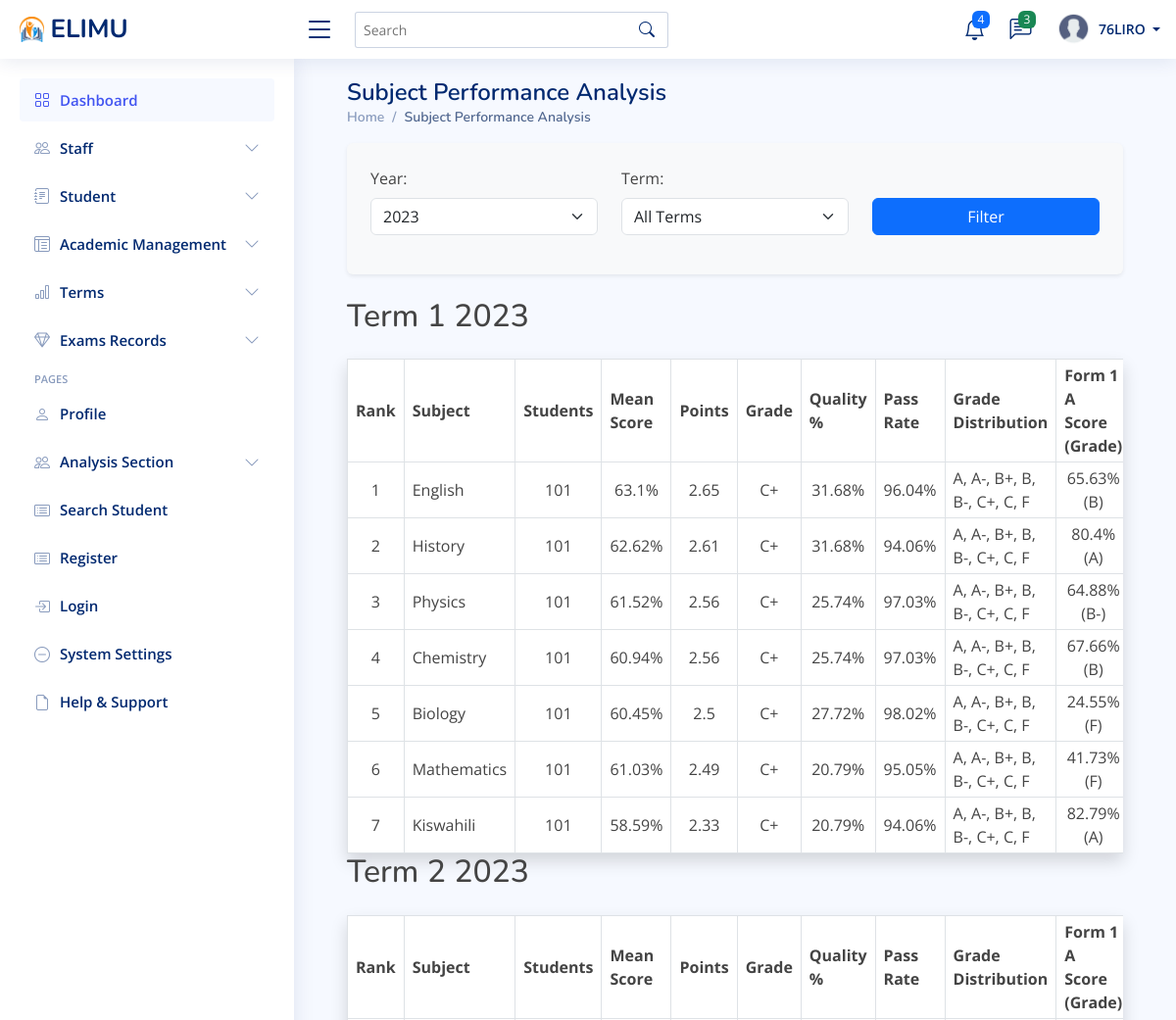
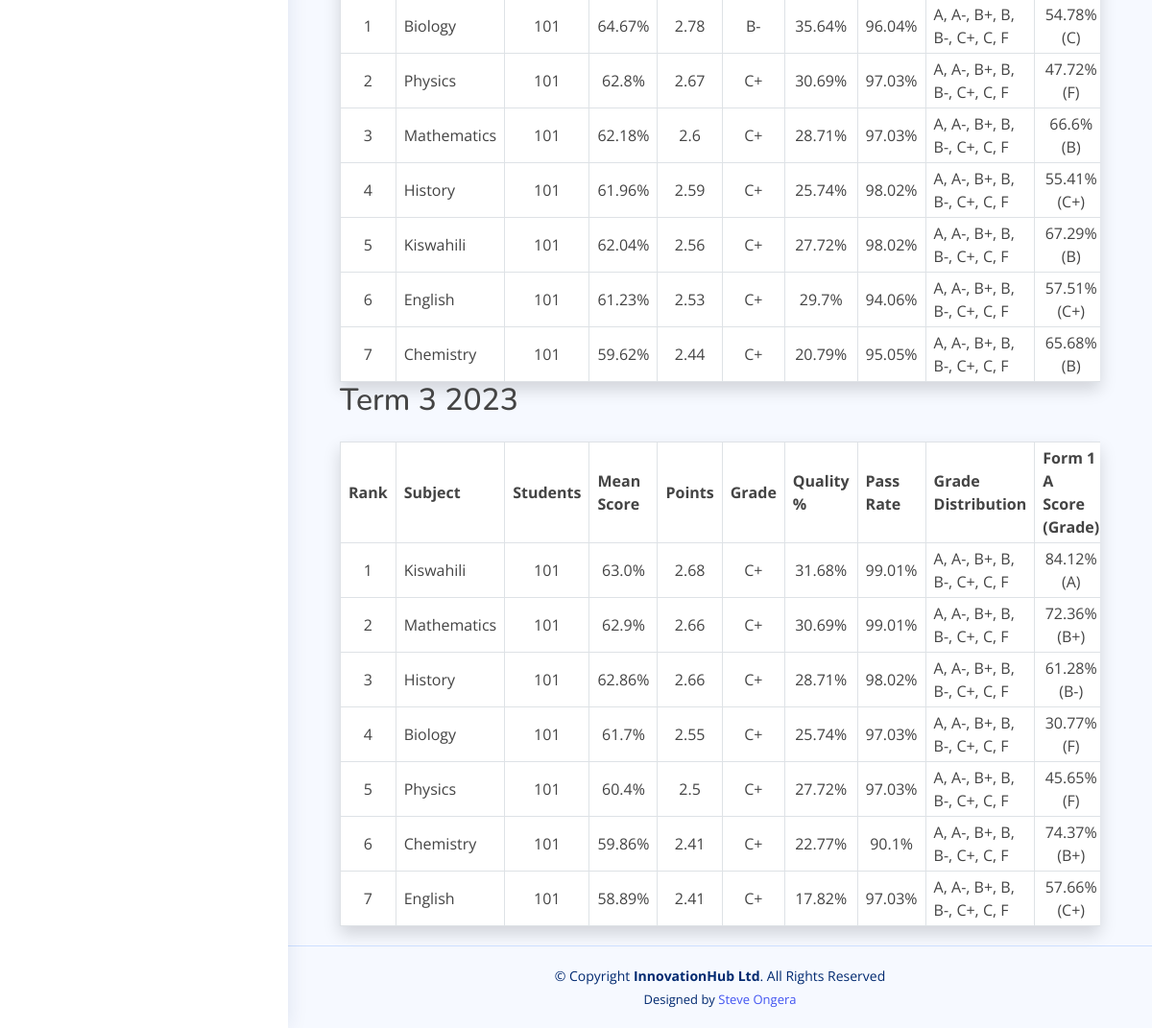
/subject-performance/ (signed in), run on the app's committed database (2 pictures, top to bottom).
### myapp/models.py (models this page shows, shortened)
class Term(models.Model):
    name = models.CharField(max_length=50)  # Term 1, Term 2, Term 3
    year = models.IntegerField()  # e.g., 2023
    is_current = models.BooleanField(default=False)  # Indicates if this is the current active term
    def __str__(self):
        return f"{self.name} {self.year}"

class Class_of_study(models.Model):
    name = models.CharField(max_length=50)  # Form 1, Form 2, etc.
    stream = models.CharField(max_length=50)  # Stream A, B, C, etc.

class Subject(models.Model):
    name = models.CharField(max_length=100, unique=True)  # Math, English, etc.
    code = models.CharField(max_length=10, unique=True)

### myapp/views.py (the view)
# urls.py: path('subject-performance/', views.subject_performance, name='subject_performance'),
@login_required
@user_passes_test(is_staff_user)
def subject_performance(request):
    selected_year = request.GET.get('year')
    selected_term = request.GET.get('term')
    cache_key = f'subject_performance_{selected_year}_{selected_term}'
    cached_data = cache.get(cache_key)
    if cached_data:
        return render(request, 'rankings/subject_performance.html', cached_data)
    available_years = Term.objects.values_list('year', flat=True)\
        .distinct().order_by('-year')
    available_terms = Term.objects.values_list('name', flat=True).distinct()
    if not selected_year:
        selected_year = available_years.first()
    selected_year = int(selected_year)
    terms_query = Term.objects.filter(year=selected_year)
    if selected_term:
        terms_query = terms_query.filter(name=selected_term)
    streams = Class_of_study.objects.all().order_by('name', 'stream')
    subject_analytics = []
    for term in terms_query:
        term_data = {
            'term': term,
            'subjects': []
        }
        subjects = Subject.objects.all()
        for subject in subjects:
            overall_stats = CAT.objects.filter(
                term=term,
                subject=subject
            ).aggregate(
                avg_score=Coalesce(Avg('end_term'), 0.0),
                avg_points=Coalesce(Avg('grade_points'), 0.0),
                total_students=Count('student', distinct=True),
                a_count=Count('pk', filter=Q(letter_grade='A')),
                a_minus_count=Count('pk', filter=Q(letter_grade='A-')),
                b_plus_count=Count('pk', filter=Q(letter_grade='B+')),
                b_count=Count('pk', filter=Q(letter_grade='B')),
                b_minus_count=Count('pk', filter=Q(letter_grade='B-')),
                c_plus_count=Count('pk', filter=Q(letter_grade='C+')),
                c_count=Count('pk', filter=Q(letter_grade='C')),
                fail_count=Count('pk', filter=Q(letter_grade='F'))
            )
            if overall_stats['total_students'] > 0:
                stream_performance = []
                for stream in streams:
                    stream_stats = CAT.objects.filter(
                        term=term,
                        subject=subject,
                        student__current_class=stream
                    ).aggregate(
                        avg_score=Coalesce(Avg('end_term'), 0.0),
                        avg_points=Coalesce(Avg('grade_points'), 0.0),
                        student_count=Count('student', distinct=True)
                    )
                    if stream_stats['student_count'] > 0:
                        stream_performance.append({
                            'stream': stream,
                            'average_score': round(stream_stats['avg_score'], 2),
                            'grade_points': round(stream_stats['avg_points'], 2),
                            'students': stream_stats['student_count'],
                            'letter_grade': _get_letter_grade(stream_stats['avg_points'])
                        })
                total_quality_grades = (
                    overall_stats['a_count'] +
                    overall_stats['a_minus_count'] +
                    overall_stats['b_plus_count']
                )
                quality_percentage = (total_quality_grades / overall_stats['total_students']) * 100 if overall_stats['total_students'] > 0 else 0
                subject_data = {
                    'subject': subject,
                    'average_score': round(overall_stats['avg_score'], 2),
                    'grade_points': round(overall_stats['avg_points'], 2),
                    'letter_grade': _get_letter_grade(overall_stats['avg_points']),
                    'total_students': overall_stats['total_students'],
                    'streams': stream_performance,
                    'grade_distribution': {
                        'A': overall_stats['a_count'],
                        'A-': overall_stats['a_minus_count'],
                        'B+': overall_stats['b_plus_count'],
                        'B': overall_stats['b_count'],
                        'B-': overall_stats['b_minus_count'],
                        'C+': overall_stats['c_plus_count'],
                        'C': overall_stats['c_count'],
                        'F': overall_stats['fail_count']
                    },
                    'quality_percentage': round(quality_percentage, 2),
                    'pass_rate': round(((overall_stats['total_students'] - overall_stats['fail_count']) / overall_stats['total_students']) * 100 if overall_stats['total_students'] > 0 else 0, 2)
                }
                term_data['subjects'].append(subject_data)
        term_data['subjects'].sort(key=lambda x: (x['grade_points'], x['quality_percentage']), reverse=True)
        for rank, subject_data in enumerate(term_data['subjects'], 1):
            subject_data['rank'] = rank
        subject_analytics.append(term_data)
    context = {
        'analytics': subject_analytics,
        'streams': streams,
        'available_years': available_years,
        'available_terms': available_terms,
        'selected_year': selected_year,
        'selected_term': selected_term,
    }
    cache.set(cache_key, context, timeout=3600)  # Cache for 1 hour
    return render(request, 'rankings/subject_performance.html', context)

### templates/rankings/subject_performance.html (shortened to what this page needs)
{% extends "base/base.html" %}
{% block content %}
<div class="container mx-auto px-4 py-6">
        <div class="pagetitle mb-6">
            <h1 class="text-2xl font-bold">Subject Performance Analysis</h1>
            <nav>
                <ol class="breadcrumb">
                    <li class="breadcrumb-item"><a href="{% url 'admin_dashboard' %}">Home</a></li>
                    <li class="breadcrumb-item active">Subject Performance Analysis</li>
                </ol>
            </nav>
        </div>
    <form method="get" class="mb-4 p-4 bg-light rounded shadow-sm">
        <div class="row">
            <div class="col-md-4 mb-3">
                <label for="year" class="form-label">Year:</label>
                <select name="year" id="year" class="form-select">
                    {% for year in available_years %}
                        <option value="{{ year }}" {% if year == selected_year %}selected{% endif %}>
                            {{ year }}
                        </option>
                    {% endfor %}
                </select>
            </div>
            <div class="col-md-4 mb-3">
                <label for="term" class="form-label">Term:</label>
                <select name="term" id="term" class="form-select">
                    <option value="">All Terms</option>
                </select>
            </div>
            <div class="col-md-4 mb-3 d-flex align-items-end">
                <button type="submit" class="btn btn-primary w-100">
                    Filter
                </button>
            </div>
        </div>
    </form>
    {% for term_data in analytics %}
    <div class="mb-12">
        <h2 class="text-xl font-semibold mb-4">{{ term_data.term }}</h2>
        <div class="overflow-x-auto shadow">
            <table class="min-w-full bg-white border border-gray-300 table-fixed text-sm">
                <thead>
                    <tr class="bg-gray-100">
                        <th class="sticky left-0 z-10 bg-gray-100 px-2 py-1 border w-16">Rank</th>
                        <th class="sticky left-[60px] z-10 bg-gray-100 px-2 py-1 border w-32">Subject</th>
                        <th class="sticky left-[260px] z-10 bg-gray-100 px-2 py-1 border w-20">Students</th>
                        <th class="sticky left-[360px] z-10 bg-gray-100 px-2 py-1 border w-24">Mean Score</th>
                        <th class="sticky left-[460px] z-10 bg-gray-100 px-2 py-1 border w-20">Points</th>
                        <th class="sticky left-[560px] z-10 bg-gray-100 px-2 py-1 border w-20">Grade</th>
                        <th class="px-2 py-1 border w-24">Quality %</th>
                        <th class="px-2 py-1 border w-24">Pass Rate</th>
                        <th class="px-2 py-1 border w-32">Grade Distribution</th>
                        {% for stream in streams %}
                            <th class="px-2 py-1 border w-32 whitespace-nowrap">
                                {{ stream.name }} {{ stream.stream }}
                                <div class="text-xs font-normal">Score (Grade)</div>
                            </th>
                        {% endfor %}
                    </tr>
                </thead>
                <tbody>
                    {% for subject_data in term_data.subjects %}
                    <tr class="{% cycle 'bg-white' 'bg-gray-50' %}">
                        <td class="sticky left-0 z-10 {% cycle 'bg-white' 'bg-gray-50' %} px-2 py-1 border text-center whitespace-nowrap">
                            {{ subject_data.rank }}
                        </td>
                        <td class="sticky left-[60px] z-10 {% cycle 'bg-white' 'bg-gray-50' %} px-2 py-1 border font-medium whitespace-nowrap">
                            {{ subject_data.subject.name }}
                        </td>
                        <td class="sticky left-[260px] z-10 {% cycle 'bg-white' 'bg-gray-50' %} px-2 py-1 border text-center whitespace-nowrap">
                            {{ subject_data.total_students }}
                        </td>
                        <td class="sticky left-[360px] z-10 {% cycle 'bg-white' 'bg-gray-50' %} px-2 py-1 border text-center whitespace-nowrap">
                            {{ subject_data.average_score }}%
                        </td>
                        <td class="sticky left-[460px] z-10 {% cycle 'bg-white' 'bg-gray-50' %} px-2 py-1 border text-center whitespace-nowrap">
                            {{ subject_data.grade_points }}
                        </td>
                        <td class="sticky left-[560px] z-10 {% cycle 'bg-white' 'bg-gray-50' %} px-2 py-1 border text-center whitespace-nowrap">
                            {{ subject_data.letter_grade }}
                        </td>
                        <td class="px-2 py-1 border text-center whitespace-nowrap">
                            {{ subject_data.quality_percentage }}%
                        </td>
                        <td class="px-2 py-1 border text-center whitespace-nowrap">
                            {{ subject_data.pass_rate }}%
                        </td>
                        <td class="px-2 py-1 border text-sm whitespace-nowrap">
                            {{ subject_data.grade_distribution|join:", " }}
                        </td>
                        {% for stream in streams %}
                            <td class="px-2 py-1 border text-center whitespace-nowrap">
                                {% for stream_data in subject_data.streams %}
                                    {% if stream_data.stream.id == stream.id %}
                                        {{ stream_data.average_score }}% ({{ stream_data.letter_grade }})
                                    {% endif %}
                                {% endfor %}
                            </td>
                        {% endfor %}
                    </tr>
                    {% endfor %}
                </tbody>
            </table>
        </div>
    </div>
    {% empty %}
    <div class="text-center py-8">
        <p class="text-gray-500">No performance data available for the selected filters.</p>
    </div>
    {% endfor %}
</div>
{% endblock %}

### templates/base/navbar.html (shortened to what this page needs)
{% load static %}
<header id="header" class="header fixed-top d-flex align-items-center">
    <div class="d-flex align-items-center justify-content-between">
      {% if request.user.is_staff %}
        <a href="{% url 'admin_dashboard'%}" class="logo d-flex align-items-center">
        {% else %}
        <a href="{% url 'student_dashboard'%}" class="logo d-flex align-items-center">
      {% endif %}
        <img src="{% static 'assets/img/logo.png'%}" alt="">
        <span class="d-none d-lg-block">ELIMU</span>
      </a>
      <i class="bi bi-list toggle-sidebar-btn"></i>
    </div>
    <div class="search-bar">
      <form class="search-form d-flex align-items-center" method="POST" action="#">
        <input type="text" name="query" placeholder="Search" title="Enter search keyword">
        <button type="submit" title="Search"><i class="bi bi-search"></i></button>
      </form>
    </div>
    <nav class="header-nav ms-auto">
      <ul class="d-flex align-items-center">
        <li class="nav-item dropdown">
          <a class="nav-link nav-icon" href="#" data-bs-toggle="dropdown">
            <i class="bi bi-bell"></i>
            <span class="badge bg-primary badge-number">4</span>
          </a>
            </li>
          </ul>
        <li class="nav-item dropdown">
          <a class="nav-link nav-icon" href="#" data-bs-toggle="dropdown">
            <i class="bi bi-chat-left-text"></i>
            <span class="badge bg-success badge-number">3</span>
          </a>
        </li>
        <li class="nav-item dropdown pe-3">
          <a class="nav-link nav-profile d-flex align-items-center pe-0" href="#" data-bs-toggle="dropdown">
            <img src="{% static 'assets/img/profile.png'%}" alt="Profile" class="rounded-circle">
            <span class="d-none d-md-block dropdown-toggle ps-2">
              {% if user.is_authenticated %}
                   {{ user.username }}
              {% else %}
                  Admin
              {% endif %}
            </span>
          </a>
        </li>
    </nav>
  </header>

### data on the page
Term: term "Term 1 2023"
Class_of_study: name "Form 1", stream "A", average_score "65.63", letter_grade "B", average_score "80.4", letter_grade "A", average_score "64.88", letter_grade "B-", average_score "67.66", average_score "24.55", letter_grade "F", average_score "41.73", average_score "82.79", average_score "54.78", letter_grade "C", average_score "47.72", average_score "66.6", average_score "55.41", letter_grade "C+", average_score "67.29", average_score "57.51", average_score "65.68", average_score "84.12", average_score "72.36", letter_grade "B+", average_score "61.28", average_score "30.77", average_score "45.65", average_score "74.37", average_score "57.66"
Subject: rank "1", subject.name "English", total_students "101", average_score "63.1", grade_points "2.65", letter_grade "C+", quality_percentage "31.68", pass_rate "96.04", grade_distribution "A, A-, B+, B, B-, C+, C, F", rank "6", average_score "61.23", grade_points "2.53", quality_percentage "29.7", pass_rate "94.06", rank "7", average_score "58.89", grade_points "2.41", quality_percentage "17.82", pass_rate "97.03"
Subject: rank "2", subject.name "History", total_students "101", average_score "62.62", grade_points "2.61", letter_grade "C+", quality_percentage "31.68", pass_rate "94.06", grade_distribution "A, A-, B+, B, B-, C+, C, F", rank "4", average_score "61.96", grade_points "2.59", quality_percentage "25.74", pass_rate "98.02", rank "3", average_score "62.86", grade_points "2.66", quality_percentage "28.71"
Subject: rank "3", subject.name "Physics", total_students "101", average_score "61.52", grade_points "2.56", letter_grade "C+", quality_percentage "25.74", pass_rate "97.03", grade_distribution "A, A-, B+, B, B-, C+, C, F", rank "2", average_score "62.8", grade_points "2.67", quality_percentage "30.69", rank "5", average_score "60.4", grade_points "2.5", quality_percentage "27.72"
Subject: rank "4", subject.name "Chemistry", total_students "101", average_score "60.94", grade_points "2.56", letter_grade "C+", quality_percentage "25.74", pass_rate "97.03", grade_distribution "A, A-, B+, B, B-, C+, C, F", rank "7", average_score "59.62", grade_points "2.44", quality_percentage "20.79", pass_rate "95.05", rank "6", average_score "59.86", grade_points "2.41", quality_percentage "22.77", pass_rate "90.1"
Subject: rank "5", subject.name "Biology", total_students "101", average_score "60.45", grade_points "2.5", letter_grade "C+", quality_percentage "27.72", pass_rate "98.02", grade_distribution "A, A-, B+, B, B-, C+, C, F", rank "1", average_score "64.67", grade_points "2.78", letter_grade "B-", quality_percentage "35.64", pass_rate "96.04", rank "4", average_score "61.7", grade_points "2.55", quality_percentage "25.74", pass_rate "97.03"
Subject: rank "6", subject.name "Mathematics", total_students "101", average_score "61.03", grade_points "2.49", letter_grade "C+", quality_percentage "20.79", pass_rate "95.05", grade_distribution "A, A-, B+, B, B-, C+, C, F", rank "3", average_score "62.18", grade_points "2.6", quality_percentage "28.71", pass_rate "97.03", rank "2", average_score "62.9", grade_points "2.66", quality_percentage "30.69", pass_rate "99.01"
Subject: rank "7", subject.name "Kiswahili", total_students "101", average_score "58.59", grade_points "2.33", letter_grade "C+", quality_percentage "20.79", pass_rate "94.06", grade_distribution "A, A-, B+, B, B-, C+, C, F", rank "5", average_score "62.04", grade_points "2.56", quality_percentage "27.72", pass_rate "98.02", rank "1", average_score "63.0", grade_points "2.68", quality_percentage "31.68", pass_rate "99.01"
Term: term "Term 2 2023"
Term: term "Term 3 2023"

### other printed values
{{ user.username }} "76LIRO"
form field year "2023"
